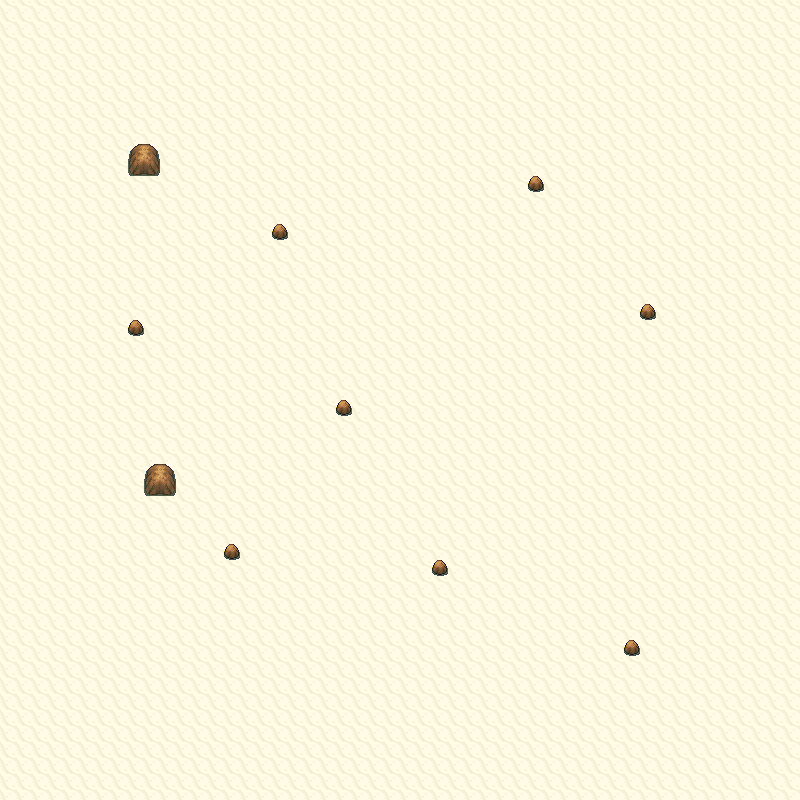

Rendered tile map (Tiled .tmx) drawn with the repository's tilesets; below, a short description and the map source with its tile grids summarised:
An orthogonal 50x50 tile map with 16x16 px tiles, 2 tile layers (Grass, Collisions), 3 tilesets.

<map version="1.0" orientation="orthogonal" width="50" height="50" tilewidth="16" tileheight="16">
 <properties>
  <property name="dayPokemonChances" value="Cacnea,20;Baltoy,20;Claydol,10;Cacturne,20;Sandshrew,10;Sandslash,20;" />
  <property name="dayPokemonLevels" value="35-35;35-35;65-65;65-65;35-35;65-65;" />
  <property name="fishPokemonChances" value="" />
  <property name="fishPokemonLevels" value="" />
  <property name="isCave" value="false" />
  <property name="nightPokemonChances" value="Cacnea,20;Baltoy,20;Claydol,10;Cacturne,20;Sandshrew,10;Sandslash,20;" />
  <property name="nightPokemonLevels" value="35-35;35-35;65-65;65-65;35-35;65-65;" />
  <property name="pvp" value="yes" />
  <property name="waterPokemonChances" value="" />
  <property name="waterPokemonLevels" value="" />
  <property name="wildProbability" value="4" />
  <property name="xOffsetModifier" value="0" />
  <property name="yOffsetModifier" value="0" />
 </properties>
 <tileset firstgid="1" source="Cliffs01.tsx" />
 <tileset firstgid="231" source="Cliffs02.tsx" />
 <tileset firstgid="343" source="SinnohInteriorSet1.tsx" />
 <layer name="Grass" width="50" height="50">
  <data>[2500 cells, 2500 non-empty, 1 distinct tile ids]</data>
 </layer>
 <layer name="Collisions" width="50" height="50">
  <data>[2500 cells, 16 non-empty, 5 distinct tile ids]</data>
 </layer>
</map>
